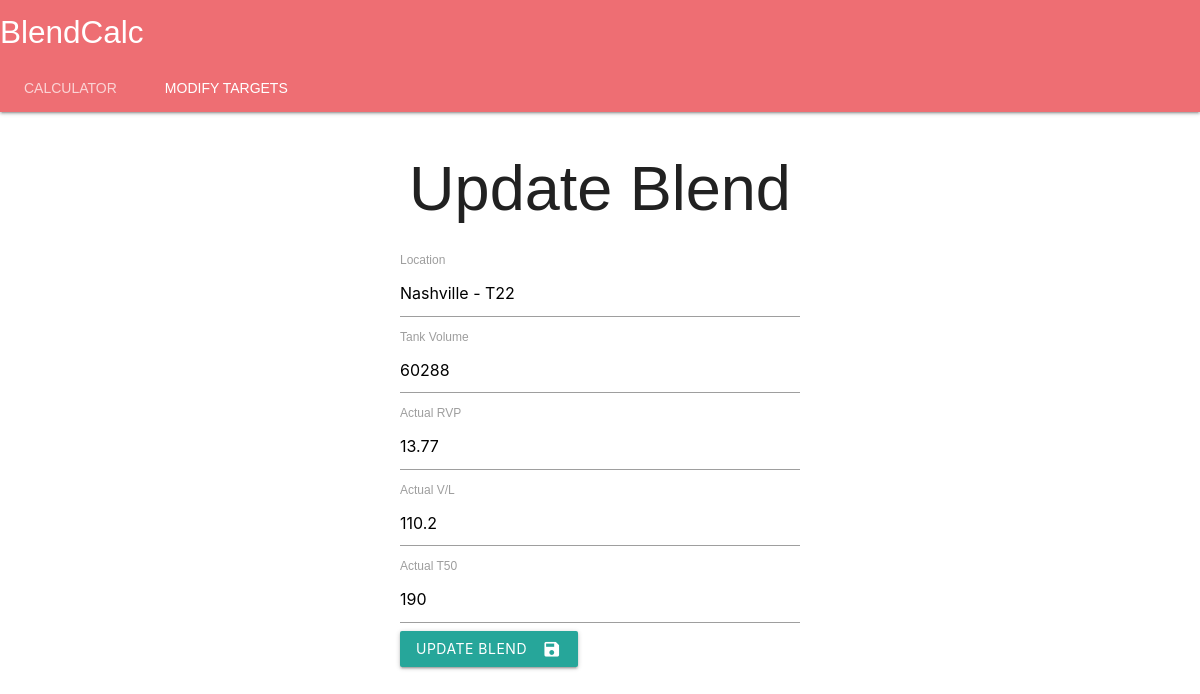
/update/2, run on an earlier commit of the app's database.
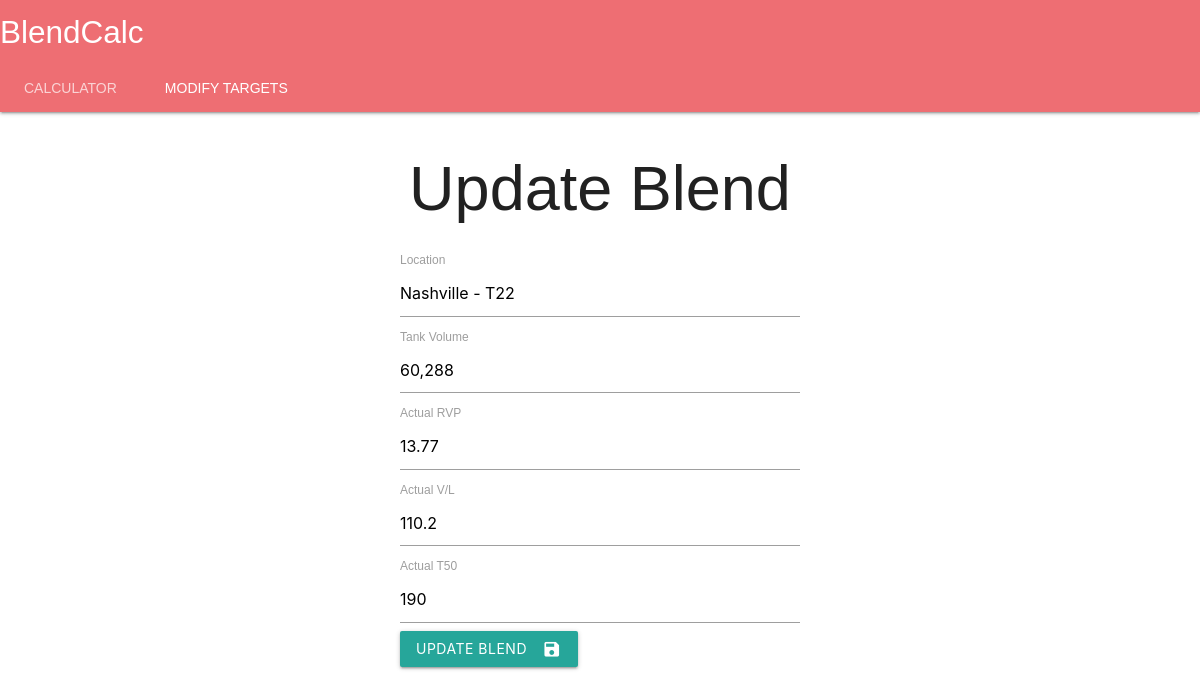
And on a later commit of the database.
### app.py (models this page shows, shortened)
class Blend(db.Model):
    id = db.Column(db.Integer, primary_key=True)
    location = db.Column(db.String(200), nullable=False)
    tankvolume = db.Column(db.String(200), default=0)
    actualrvp = db.Column(db.String(200), nullable=False)
    actualvl = db.Column(db.String(200), nullable=False)
    actualt50 = db.Column(db.String(200))
    finalcalc = db.Column(db.String(200))

### app.py (the view)
@app.route('/update/<int:id>', methods=['GET', 'POST'])
def update(id):
    blend = Blend.query.get_or_404(id)
    if request.method =='POST':
        blend.location = request.form['location']
        blend.tankvolume = request.form['tankvolume']
        blend.actualrvp = request.form['actualrvp']
        blend.actualvl = request.form['actualvl']
        blend.actualt50 = request.form['actualt50']
        try:
            db.session.commit()
            return redirect('/')
        except:
            return 'There was an issue updating your blend'
    else:
        return render_template('update.html', blend=blend)

### templates/update.html (shortened to what this page needs)
{% extends 'base.html' %}
{% block body %}
    <div class="content">
        <h1 style="text-align: center">Update Blend</h1>
        <div class="form">
            <form action="/update/{{ blend.id }}" method="POST">
                <label class="active" for="location">Location</label>
                <input placeholder="Location" type="text" name="location" id="location" value="{{ blend.location }}">
                <label class="active" for="tankvolume">Tank Volume</label>
                <input type="text" name="tankvolume" id="tankvolume" value="{{ blend.tankvolume }}">
                <label class="active" for="actualrvp">Actual RVP</label>
                <input type="text" name="actualrvp" id="actualrvp" value="{{ blend.actualrvp }}">
                <label class="active" for="actualvl">Actual V/L</label>
                <input type="text" name="actualvl" id="actualvl" value="{{ blend.actualvl }}">
                <label class="active" for="actualt50">Actual T50</label>
                <input type="text" name="actualt50" id="actualt50" value="{{ blend.actualt50 }}">
                <button class="btn waves-effect waves-light" type="submit" name="action">Update Blend
                    <i class="material-icons right">save</i>
                </button>
            </form>
        </div>
    </div>
{% endblock %}

What changed in the data, as far as the page shows it:
changed Blend "Nashville - T22": tankvolume "60288" → "60,288"
